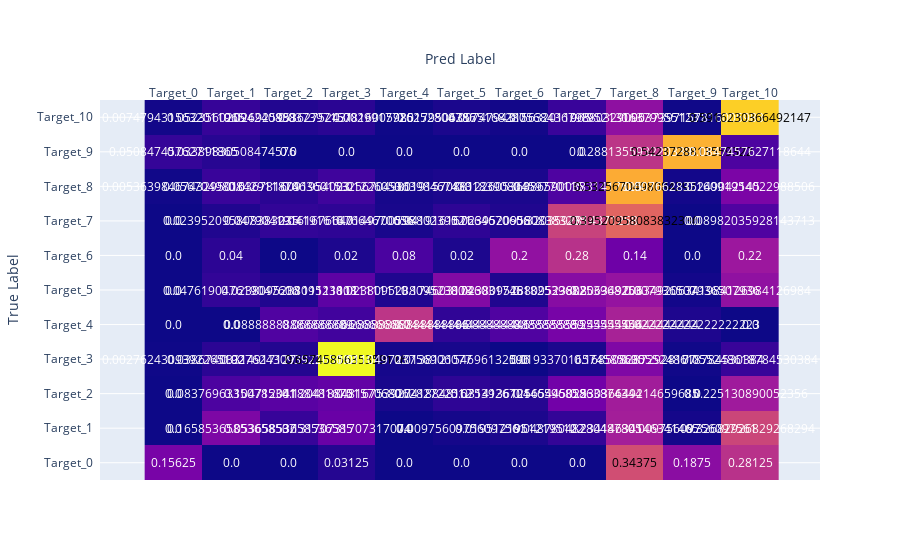

The notebook cell this image was saved under:
### Markdown cell above
## 結果の可視化

### Code cell
cm = confusion_matrix(oof_df[Config.target], oof_df['prediction'], normalize='true')

names = [f'Target_{i}' for i in range(11)]

fig = ff.create_annotated_heatmap(cm, x=names, y=names)
fig.update_layout(
    yaxis_title='True Label',
    xaxis_title='Pred Label',
)
fig.show()

### Figure 1 — Plotly figure (JSON) as saved in the notebook; plotly's stock layout.template omitted (floating-point values rounded to 4 significant figures)
{"data": [{"colorscale": [[0, "#0d0887"], [0.1111, "#46039f"], [0.2222, "#7201a8"], [0.3333, "#9c179e"], [0.4444, "#bd3786"], [0.5556, "#d8576b"], [0.6667, "#ed7953"], [0.7778, "#fb9f3a"], [0.8889, "#fdca26"], [1, "#f0f921"]], "reversescale": false, "showscale": false, "type": "heatmap", "x": ["Target_0", "Target_1", "Target_2", "Target_3", "Target_4", "Target_5", "Target_6", "Target_7", "Target_8", "Target_9", "Target_10"], "y": ["Target_0", "Target_1", "Target_2", "Target_3", "Target_4", "Target_5", "Target_6", "Target_7", "Target_8", "Target_9", "Target_10"], "z": [[0.1562, 0, 0, 0.03125, 0, 0, 0, 0, 0.3438, 0.1875, 0.2812], [0, 0.1659, 0.05366, 0.1317, 0, 0.009756, 0.01951, 0.04878, 0.2341, 0.009756, 0.3268], [0, 0.08377, 0.1047, 0.1204, 0.01571, 0.04188, 0.03141, 0.1466, 0.2304, 0, 0.2251], [0.002762, 0.03867, 0.02762, 0.6575, 0.01105, 0.01381, 0, 0.01934, 0.1685, 0.005525, 0.05525], [0, 0, 0.08889, 0.06667, 0.2889, 0.04444, 0.08889, 0.1556, 0.2444, 0.02222, 0], [0, 0.04762, 0.02381, 0.1111, 0.02381, 0.1746, 0.02381, 0.1825, 0.2063, 0.007937, 0.1984], [0, 0.04, 0, 0.02, 0.08, 0.02, 0.2, 0.28, 0.14, 0, 0.22], [0, 0.02395, 0.0479, 0.04192, 0.01497, 0.04192, 0.02395, 0.3204, 0.3952, 0, 0.08982], [0.005364, 0.0567, 0.03678, 0.0636, 0.01226, 0.01916, 0.01839, 0.08659, 0.5326, 0.007663, 0.1609], [0.05085, 0.0339, 0, 0, 0, 0, 0, 0, 0.2881, 0.5424, 0.08475], [0.007479, 0.05236, 0.02693, 0.0374, 0.002992, 0.01795, 0.007479, 0.05684, 0.1952, 0.00374, 0.5916]]}], "layout": {"annotations": [{"font": {"color": "#FFFFFF"}, "showarrow": false, "text": "0.15625", "x": "Target_0", "xref": "x", "y": "Target_0", "yref": "y"}, {"font": {"color": "#FFFFFF"}, "showarrow": false, "text": "0.0", "x": "Target_1", "xref": "x", "y": "Target_0", "yref": "y"}, {"font": {"color": "#FFFFFF"}, "showarrow": false, "text": "0.0", "x": "Target_2", "xref": "x", "y": "Target_0", "yref": "y"}, {"font": {"color": "#FFFFFF"}, "showarrow": false, "text": "0.03125", "x": "Target_3", "xref": "x", "y": "Target_0", "yref": "y"}, {"font": {"color": "#FFFFFF"}, "showarrow": false, "text": "0.0", "x": "Target_4", "xref": "x", "y": "Target_0", "yref": "y"}, {"font": {"color": "#FFFFFF"}, "showarrow": false, "text": "0.0", "x": "Target_5", "xref": "x", "y": "Target_0", "yref": "y"}, {"font": {"color": "#FFFFFF"}, "showarrow": false, "text": "0.0", "x": "Target_6", "xref": "x", "y": "Target_0", "yref": "y"}, {"font": {"color": "#FFFFFF"}, "showarrow": false, "text": "0.0", "x": "Target_7", "xref": "x", "y": "Target_0", "yref": "y"}, {"font": {"color": "#000000"}, "showarrow": false, "text": "0.34375", "x": "Target_8", "xref": "x", "y": "Target_0", "yref": "y"}, {"font": {"color": "#FFFFFF"}, "showarrow": false, "text": "0.1875", "x": "Target_9", "xref": "x", "y": "Target_0", "yref": "y"}, {"font": {"color": "#FFFFFF"}, "showarrow": false, "text": "0.28125", "x": "Target_10", "xref": "x", "y": "Target_0", "yref": "y"}, {"font": {"color": "#FFFFFF"}, "showarrow": false, "text": "0.0", "x": "Target_0", "xref": "x", "y": "Target_1", "yref": "y"}, {"font": {"color": "#FFFFFF"}, "showarrow": false, "text": "0.16585365853658537", "x": "Target_1", "xref": "x", "y": "Target_1", "yref": "y"}, {"font": {"color": "#FFFFFF"}, "showarrow": false, "text": "0.05365853658536585", "x": "Target_2", "xref": "x", "y": "Target_1", "yref": "y"}, {"font": {"color": "#FFFFFF"}, "showarrow": false, "text": "0.13170731707317074", "x": "Target_3", "xref": "x", "y": "Target_1", "yref": "y"}, {"font": {"color": "#FFFFFF"}, "showarrow": false, "text": "0.0", "x": "Target_4", "xref": "x", "y": "Target_1", "yref": "y"}, {"font": {"color": "#FFFFFF"}, "showarrow": false, "text": "0.00975609756097561", "x": "Target_5", "xref": "x", "y": "Target_1", "yref": "y"}, {"font": {"color": "#FFFFFF"}, "showarrow": false, "text": "0.01951219512195122", "x": "Target_6", "xref": "x", "y": "Target_1", "yref": "y"}, {"font": {"color": "#FFFFFF"}, "showarrow": false, "text": "0.04878048780487805", "x": "Target_7", "xref": "x", "y": "Target_1", "yref": "y"}, {"font": {"color": "#FFFFFF"}, "showarrow": false, "text": "0.23414634146341465", "x": "Target_8", "xref": "x", "y": "Target_1", "yref": "y"}, {"font": {"color": "#FFFFFF"}, "showarrow": false, "text": "0.00975609756097561", "x": "Target_9", "xref": "x", "y": "Target_1", "yref": "y"}, {"font": {"color": "#FFFFFF"}, "showarrow": false, "text": "0.32682926829268294", "x": "Target_10", "xref": "x", "y": "Target_1", "yref": "y"}, {"font": {"color": "#FFFFFF"}, "showarrow": false, "text": "0.0", "x": "Target_0", "xref": "x", "y": "Target_2", "yref": "y"}, {"font": {"color": "#FFFFFF"}, "showarrow": false, "text": "0.08376963350785341", "x": "Target_1", "xref": "x", "y": "Target_2", "yref": "y"}, {"font": {"color": "#FFFFFF"}, "showarrow": false, "text": "0.10471204188481675", "x": "Target_2", "xref": "x", "y": "Target_2", "yref": "y"}, {"font": {"color": "#FFFFFF"}, "showarrow": false, "text": "0.12041884816753927", "x": "Target_3", "xref": "x", "y": "Target_2", "yref": "y"}, {"font": {"color": "#FFFFFF"}, "showarrow": false, "text": "0.015706806282722512", "x": "Target_4", "xref": "x", "y": "Target_2", "yref": "y"}, {"font": {"color": "#FFFFFF"}, "showarrow": false, "text": "0.041884816753926704", "x": "Target_5", "xref": "x", "y": "Target_2", "yref": "y"}, {"font": {"color": "#FFFFFF"}, "showarrow": false, "text": "0.031413612565445025", "x": "Target_6", "xref": "x", "y": "Target_2", "yref": "y"}, {"font": {"color": "#FFFFFF"}, "showarrow": false, "text": "0.14659685863874344", "x": "Target_7", "xref": "x", "y": "Target_2", "yref": "y"}, {"font": {"color": "#FFFFFF"}, "showarrow": false, "text": "0.23036649214659685", "x": "Target_8", "xref": "x", "y": "Target_2", "yref": "y"}, {"font": {"color": "#FFFFFF"}, "showarrow": false, "text": "0.0", "x": "Target_9", "xref": "x", "y": "Target_2", "yref": "y"}, {"font": {"color": "#FFFFFF"}, "showarrow": false, "text": "0.225130890052356", "x": "Target_10", "xref": "x", "y": "Target_2", "yref": "y"}, {"font": {"color": "#FFFFFF"}, "showarrow": false, "text": "0.0027624309392265192", "x": "Target_0", "xref": "x", "y": "Target_3", "yref": "y"}, {"font": {"color": "#FFFFFF"}, "showarrow": false, "text": "0.03867403314917127", "x": "Target_1", "xref": "x", "y": "Target_3", "yref": "y"}, {"font": {"color": "#FFFFFF"}, "showarrow": false, "text": "0.027624309392265192", "x": "Target_2", "xref": "x", "y": "Target_3", "yref": "y"}, {"font": {"color": "#000000"}, "showarrow": false, "text": "0.6574585635359116", "x": "Target_3", "xref": "x", "y": "Target_3", "yref": "y"}, {"font": {"color": "#FFFFFF"}, "showarrow": false, "text": "0.011049723756906077", "x": "Target_4", "xref": "x", "y": "Target_3", "yref": "y"}, {"font": {"color": "#FFFFFF"}, "showarrow": false, "text": "0.013812154696132596", "x": "Target_5", "xref": "x", "y": "Target_3", "yref": "y"}, {"font": {"color": "#FFFFFF"}, "showarrow": false, "text": "0.0", "x": "Target_6", "xref": "x", "y": "Target_3", "yref": "y"}, {"font": {"color": "#FFFFFF"}, "showarrow": false, "text": "0.019337016574585635", "x": "Target_7", "xref": "x", "y": "Target_3", "yref": "y"}, {"font": {"color": "#FFFFFF"}, "showarrow": false, "text": "0.1685082872928177", "x": "Target_8", "xref": "x", "y": "Target_3", "yref": "y"}, {"font": {"color": "#FFFFFF"}, "showarrow": false, "text": "0.0055248618784530384", "x": "Target_9", "xref": "x", "y": "Target_3", "yref": "y"}, {"font": {"color": "#FFFFFF"}, "showarrow": false, "text": "0.055248618784530384", "x": "Target_10", "xref": "x", "y": "Target_3", "yref": "y"}, {"font": {"color": "#FFFFFF"}, "showarrow": false, "text": "0.0", "x": "Target_0", "xref": "x", "y": "Target_4", "yref": "y"}, {"font": {"color": "#FFFFFF"}, "showarrow": false, "text": "0.0", "x": "Target_1", "xref": "x", "y": "Target_4", "yref": "y"}, {"font": {"color": "#FFFFFF"}, "showarrow": false, "text": "0.08888888888888889", "x": "Target_2", "xref": "x", "y": "Target_4", "yref": "y"}, {"font": {"color": "#FFFFFF"}, "showarrow": false, "text": "0.06666666666666667", "x": "Target_3", "xref": "x", "y": "Target_4", "yref": "y"}, {"font": {"color": "#FFFFFF"}, "showarrow": false, "text": "0.28888888888888886", "x": "Target_4", "xref": "x", "y": "Target_4", "yref": "y"}, {"font": {"color": "#FFFFFF"}, "showarrow": false, "text": "0.044444444444444446", "x": "Target_5", "xref": "x", "y": "Target_4", "yref": "y"}, {"font": {"color": "#FFFFFF"}, "showarrow": false, "text": "0.08888888888888889", "x": "Target_6", "xref": "x", "y": "Target_4", "yref": "y"}, {"font": {"color": "#FFFFFF"}, "showarrow": false, "text": "0.15555555555555556", "x": "Target_7", "xref": "x", "y": "Target_4", "yref": "y"}, {"font": {"color": "#FFFFFF"}, "showarrow": false, "text": "0.24444444444444444", "x": "Target_8", "xref": "x", "y": "Target_4", "yref": "y"}, {"font": {"color": "#FFFFFF"}, "showarrow": false, "text": "0.022222222222222223", "x": "Target_9", "xref": "x", "y": "Target_4", "yref": "y"}, {"font": {"color": "#FFFFFF"}, "showarrow": false, "text": "0.0", "x": "Target_10", "xref": "x", "y": "Target_4", "yref": "y"}, {"font": {"color": "#FFFFFF"}, "showarrow": false, "text": "0.0", "x": "Target_0", "xref": "x", "y": "Target_5", "yref": "y"}, {"font": {"color": "#FFFFFF"}, "showarrow": false, "text": "0.047619047619047616", "x": "Target_1", "xref": "x", "y": "Target_5", "yref": "y"}, {"font": {"color": "#FFFFFF"}, "showarrow": false, "text": "0.023809523809523808", "x": "Target_2", "xref": "x", "y": "Target_5", "yref": "y"}, {"font": {"color": "#FFFFFF"}, "showarrow": false, "text": "0.1111111111111111", "x": "Target_3", "xref": "x", "y": "Target_5", "yref": "y"}, {"font": {"color": "#FFFFFF"}, "showarrow": false, "text": "0.023809523809523808", "x": "Target_4", "xref": "x", "y": "Target_5", "yref": "y"}, {"font": {"color": "#FFFFFF"}, "showarrow": false, "text": "0.1746031746031746", "x": "Target_5", "xref": "x", "y": "Target_5", "yref": "y"}, {"font": {"color": "#FFFFFF"}, "showarrow": false, "text": "0.023809523809523808", "x": "Target_6", "xref": "x", "y": "Target_5", "yref": "y"}, {"font": {"color": "#FFFFFF"}, "showarrow": false, "text": "0.18253968253968253", "x": "Target_7", "xref": "x", "y": "Target_5", "yref": "y"}, {"font": {"color": "#FFFFFF"}, "showarrow": false, "text": "0.20634920634920634", "x": "Target_8", "xref": "x", "y": "Target_5", "yref": "y"}, {"font": {"color": "#FFFFFF"}, "showarrow": false, "text": "0.007936507936507936", "x": "Target_9", "xref": "x", "y": "Target_5", "yref": "y"}, {"font": {"color": "#FFFFFF"}, "showarrow": false, "text": "0.1984126984126984", "x": "Target_10", "xref": "x", "y": "Target_5", "yref": "y"}, {"font": {"color": "#FFFFFF"}, "showarrow": false, "text": "0.0", "x": "Target_0", "xref": "x", "y": "Target_6", "yref": "y"}, {"font": {"color": "#FFFFFF"}, "showarrow": false, "text": "0.04", "x": "Target_1", "xref": "x", "y": "Target_6", "yref": "y"}, {"font": {"color": "#FFFFFF"}, "showarrow": false, "text": "0.0", "x": "Target_2", "xref": "x", "y": "Target_6", "yref": "y"}, {"font": {"color": "#FFFFFF"}, "showarrow": false, "text": "0.02", "x": "Target_3", "xref": "x", "y": "Target_6", "yref": "y"}, {"font": {"color": "#FFFFFF"}, "showarrow": false, "text": "0.08", "x": "Target_4", "xref": "x", "y": "Target_6", "yref": "y"}, {"font": {"color": "#FFFFFF"}, "showarrow": false, "text": "0.02", "x": "Target_5", "xref": "x", "y": "Target_6", "yref": "y"}, {"font": {"color": "#FFFFFF"}, "showarrow": false, "text": "0.2", "x": "Target_6", "xref": "x", "y": "Target_6", "yref": "y"}, {"font": {"color": "#FFFFFF"}, "showarrow": false, "text": "0.28", "x": "Target_7", "xref": "x", "y": "Target_6", "yref": "y"}, {"font": {"color": "#FFFFFF"}, "showarrow": false, "text": "0.14", "x": "Target_8", "xref": "x", "y": "Target_6", "yref": "y"}, {"font": {"color": "#FFFFFF"}, "showarrow": false, "text": "0.0", "x": "Target_9", "xref": "x", "y": "Target_6", "yref": "y"}, {"font": {"color": "#FFFFFF"}, "showarrow": false, "text": "0.22", "x": "Target_10", "xref": "x", "y": "Target_6", "yref": "y"}, {"font": {"color": "#FFFFFF"}, "showarrow": false, "text": "0.0", "x": "Target_0", "xref": "x", "y": "Target_7", "yref": "y"}, {"font": {"color": "#FFFFFF"}, "showarrow": false, "text": "0.023952095808383235", "x": "Target_1", "xref": "x", "y": "Target_7", "yref": "y"}, {"font": {"color": "#FFFFFF"}, "showarrow": false, "text": "0.04790419161676647", "x": "Target_2", "xref": "x", "y": "Target_7", "yref": "y"}, {"font": {"color": "#FFFFFF"}, "showarrow": false, "text": "0.041916167664670656", "x": "Target_3", "xref": "x", "y": "Target_7", "yref": "y"}, {"font": {"color": "#FFFFFF"}, "showarrow": false, "text": "0.014970059880239521", "x": "Target_4", "xref": "x", "y": "Target_7", "yref": "y"}, {"font": {"color": "#FFFFFF"}, "showarrow": false, "text": "0.041916167664670656", "x": "Target_5", "xref": "x", "y": "Target_7", "yref": "y"}, {"font": {"color": "#FFFFFF"}, "showarrow": false, "text": "0.023952095808383235", "x": "Target_6", "xref": "x", "y": "Target_7", "yref": "y"}, {"font": {"color": "#FFFFFF"}, "showarrow": false, "text": "0.3203592814371258", "x": "Target_7", "xref": "x", "y": "Target_7", "yref": "y"}, {"font": {"color": "#000000"}, "showarrow": false, "text": "0.39520958083832336", "x": "Target_8", "xref": "x", "y": "Target_7", "yref": "y"}, {"font": {"color": "#FFFFFF"}, "showarrow": false, "text": "0.0", "x": "Target_9", "xref": "x", "y": "Target_7", "yref": "y"}, {"font": {"color": "#FFFFFF"}, "showarrow": false, "text": "0.08982035928143713", "x": "Target_10", "xref": "x", "y": "Target_7", "yref": "y"}, {"font": {"color": "#FFFFFF"}, "showarrow": false, "text": "0.0053639846743295016", "x": "Target_0", "xref": "x", "y": "Target_8", "yref": "y"}, {"font": {"color": "#FFFFFF"}, "showarrow": false, "text": "0.056704980842911874", "x": "Target_1", "xref": "x", "y": "Target_8", "yref": "y"}, {"font": {"color": "#FFFFFF"}, "showarrow": false, "text": "0.0367816091954023", "x": "Target_2", "xref": "x", "y": "Target_8", "yref": "y"}, {"font": {"color": "#FFFFFF"}, "showarrow": false, "text": "0.06360153256704981", "x": "Target_3", "xref": "x", "y": "Target_8", "yref": "y"}, {"font": {"color": "#FFFFFF"}, "showarrow": false, "text": "0.012260536398467433", "x": "Target_4", "xref": "x", "y": "Target_8", "yref": "y"}, {"font": {"color": "#FFFFFF"}, "showarrow": false, "text": "0.019157088122605363", "x": "Target_5", "xref": "x", "y": "Target_8", "yref": "y"}, {"font": {"color": "#FFFFFF"}, "showarrow": false, "text": "0.01839080459770115", "x": "Target_6", "xref": "x", "y": "Target_8", "yref": "y"}, {"font": {"color": "#FFFFFF"}, "showarrow": false, "text": "0.08659003831417625", "x": "Target_7", "xref": "x", "y": "Target_8", "yref": "y"}, {"font": {"color": "#000000"}, "showarrow": false, "text": "0.5325670498084292", "x": "Target_8", "xref": "x", "y": "Target_8", "yref": "y"}, {"font": {"color": "#FFFFFF"}, "showarrow": false, "text": "0.007662835249042145", "x": "Target_9", "xref": "x", "y": "Target_8", "yref": "y"}, {"font": {"color": "#FFFFFF"}, "showarrow": false, "text": "0.16091954022988506", "x": "Target_10", "xref": "x", "y": "Target_8", "yref": "y"}, {"font": {"color": "#FFFFFF"}, "showarrow": false, "text": "0.05084745762711865", "x": "Target_0", "xref": "x", "y": "Target_9", "yref": "y"}, {"font": {"color": "#FFFFFF"}, "showarrow": false, "text": "0.03389830508474576", "x": "Target_1", "xref": "x", "y": "Target_9", "yref": "y"}, {"font": {"color": "#FFFFFF"}, "showarrow": false, "text": "0.0", "x": "Target_2", "xref": "x", "y": "Target_9", "yref": "y"}, {"font": {"color": "#FFFFFF"}, "showarrow": false, "text": "0.0", "x": "Target_3", "xref": "x", "y": "Target_9", "yref": "y"}, {"font": {"color": "#FFFFFF"}, "showarrow": false, "text": "0.0", "x": "Target_4", "xref": "x", "y": "Target_9", "yref": "y"}, {"font": {"color": "#FFFFFF"}, "showarrow": false, "text": "0.0", "x": "Target_5", "xref": "x", "y": "Target_9", "yref": "y"}, {"font": {"color": "#FFFFFF"}, "showarrow": false, "text": "0.0", "x": "Target_6", "xref": "x", "y": "Target_9", "yref": "y"}, {"font": {"color": "#FFFFFF"}, "showarrow": false, "text": "0.0", "x": "Target_7", "xref": "x", "y": "Target_9", "yref": "y"}, {"font": {"color": "#FFFFFF"}, "showarrow": false, "text": "0.288135593220339", "x": "Target_8", "xref": "x", "y": "Target_9", "yref": "y"}, {"font": {"color": "#000000"}, "showarrow": false, "text": "0.5423728813559322", "x": "Target_9", "xref": "x", "y": "Target_9", "yref": "y"}, {"font": {"color": "#FFFFFF"}, "showarrow": false, "text": "0.0847457627118644", "x": "Target_10", "xref": "x", "y": "Target_9", "yref": "y"}, {"font": {"color": "#FFFFFF"}, "showarrow": false, "text": "0.0074794315632011965", "x": "Target_0", "xref": "x", "y": "Target_10", "yref": "y"}, {"font": {"color": "#FFFFFF"}, "showarrow": false, "text": "0.05235602094240838", "x": "Target_1", "xref": "x", "y": "Target_10", "yref": "y"}, {"font": {"color": "#FFFFFF"}, "showarrow": false, "text": "0.02692595362752431", "x": "Target_2", "xref": "x", "y": "Target_10", "yref": "y"}, {"font": {"color": "#FFFFFF"}, "showarrow": false, "text": "0.037397157816005985", "x": "Target_3", "xref": "x", "y": "Target_10", "yref": "y"}, {"font": {"color": "#FFFFFF"}, "showarrow": false, "text": "0.0029917726252804786", "x": "Target_4", "xref": "x", "y": "Target_10", "yref": "y"}, {"font": {"color": "#FFFFFF"}, "showarrow": false, "text": "0.01795063575168287", "x": "Target_5", "xref": "x", "y": "Target_10", "yref": "y"}, {"font": {"color": "#FFFFFF"}, "showarrow": false, "text": "0.0074794315632011965", "x": "Target_6", "xref": "x", "y": "Target_10", "yref": "y"}, {"font": {"color": "#FFFFFF"}, "showarrow": false, "text": "0.056843679880329095", "x": "Target_7", "xref": "x", "y": "Target_10", "yref": "y"}, {"font": {"color": "#FFFFFF"}, "showarrow": false, "text": "0.19521316379955123", "x": "Target_8", "xref": "x", "y": "Target_10", "yref": "y"}, {"font": {"color": "#FFFFFF"}, "showarrow": false, "text": "0.0037397157816005983", "x": "Target_9", "xref": "x", "y": "Target_10", "yref": "y"}, {"font": {"color": "#000000"}, "showarrow": false, "text": "0.5916230366492147", "x": "Target_10", "xref": "x", "y": "Target_10", "yref": "y"}], "xaxis": {"dtick": 1, "gridcolor": "rgb(0, 0, 0)", "side": "top", "ticks": "", "title": {"text": "Pred Label"}}, "yaxis": {"dtick": 1, "ticks": "", "ticksuffix": "  ", "title": {"text": "True Label"}}}}
